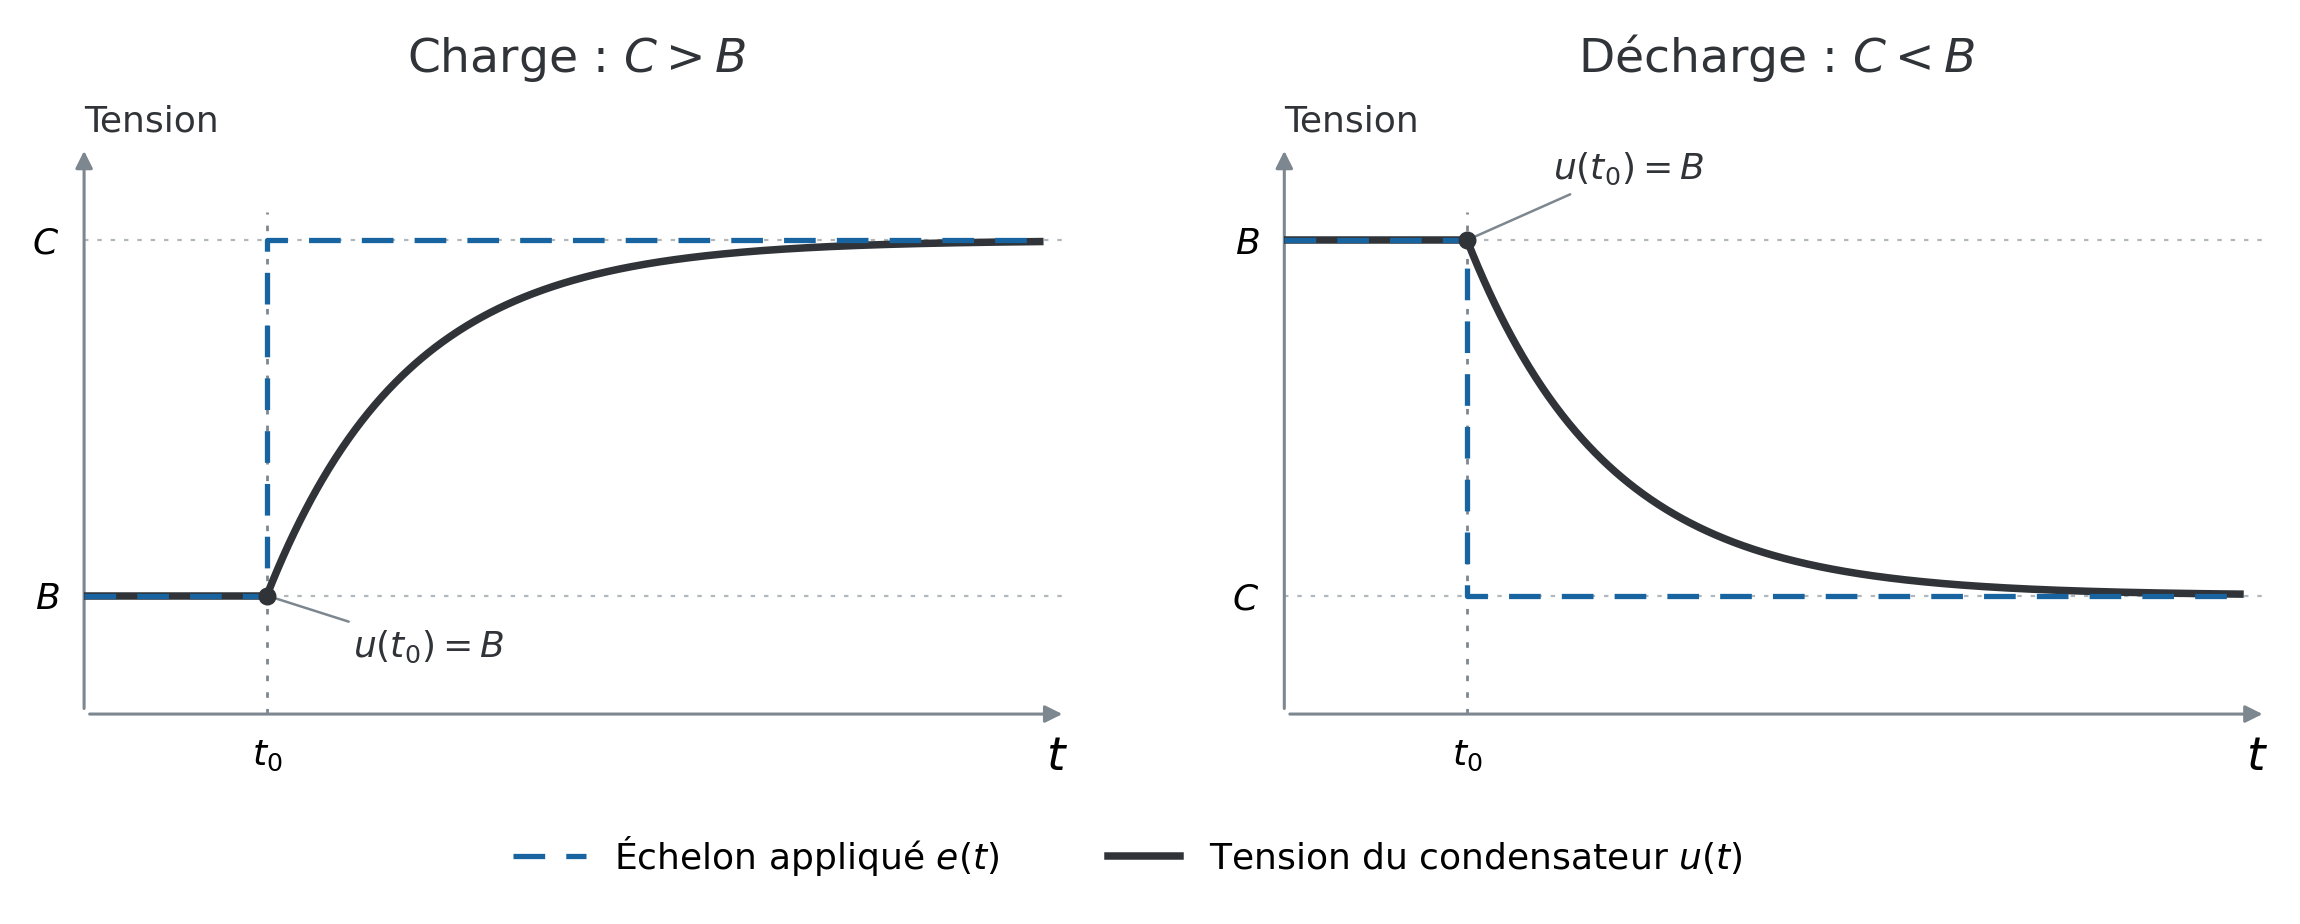

This chart was generated by the following Python code:
"""Échelon de tension et réponse RC, en charge et en décharge."""
from pathlib import Path
import os
os.environ.setdefault('MPLCONFIGDIR', '/tmp/matplotlib-rcmes')
import numpy as np
import matplotlib
matplotlib.use('Agg')
import matplotlib.pyplot as plt
from matplotlib.lines import Line2D

out = Path(__file__).resolve().parent
plt.rcParams.update({'font.family': 'DejaVu Sans', 'font.size': 13})
fig, axes = plt.subplots(1, 2, figsize=(12, 4.9))
fig.subplots_adjust(left=.065, right=.975, bottom=.23, top=.82, wspace=.22)
ink, blue, grey = '#303438', '#1764a0', '#7d8790'
t0, tau = 0., 1.
for ax, B, C, title in zip(axes, [.25, 1.], [1., .25],
                         ['Charge : $C>B$', 'Décharge : $C<B$']):
    ax.set_xlim(-1.3, 5.7)
    ax.set_ylim(0, 1.22)
    ax.spines[:].set_visible(False)
    ax.set_xticks([t0], [r'$t_0$'])
    ax.set_yticks([B, C], [r'$B$', r'$C$'])
    ax.tick_params(length=0, pad=9)
    ax.set_title(title, fontsize=17, pad=23, color=ink)
    for end in [(5.7, 0), (-1.3, 1.2)]:
        ax.annotate('', xy=end, xytext=(-1.3, 0),
                    arrowprops=dict(arrowstyle='-|>', color=grey, lw=1.1),
                    annotation_clip=False)
    ax.text(5.7, -.045, r'$t$', ha='right', va='top', fontsize=17)
    ax.text(-1.3, 1.23, 'Tension', ha='left', fontsize=13, color=ink)
    for level in [B, C]:
        ax.axhline(level, color=grey, lw=.8, ls=(0, (2, 4)), alpha=.6)
    ax.plot([t0, t0], [0, 1.06], color=grey, lw=1, ls=(0, (2, 4)))
    # La réponse continue se superpose à l'entrée avant l'échelon.
    ax.plot([-1.3, t0], [B, B], color=ink, lw=2.7, zorder=3)
    t = np.linspace(t0, 5.5, 700)
    u = C + (B-C)*np.exp(-(t-t0)/tau)
    ax.plot(t, u, color=ink, lw=2.7, zorder=4)
    ax.plot([-1.3, t0, t0, 5.5], [B, B, C, C], color=blue,
            lw=1.9, ls=(0, (6, 4)), zorder=5)
    ax.scatter([t0], [B], color=ink, s=30, zorder=6)
    # L'annotation souligne la continuité sans masquer les courbes.
    ax.annotate(r'$u(t_0)=B$', xy=(t0, B),
                xytext=(1.15, .12 if C>B else 1.13),
                color=ink, fontsize=13, ha='center',
                arrowprops=dict(arrowstyle='-', lw=.9, color=grey))

fig.legend([Line2D([], [], color=blue, lw=1.9, ls=(0, (6, 4))),
            Line2D([], [], color=ink, lw=2.7)],
           [r'Échelon appliqué $e(t)$', r'Tension du condensateur $u(t)$'],
           loc='lower center', bbox_to_anchor=(.5, .03), ncol=2,
           frameon=False, columnspacing=3)
for ext in ('svg', 'png'):
    fig.savefig(out / f'{Path(__file__).stem}.{ext}', dpi=200,
                bbox_inches='tight', pad_inches=.16, facecolor='white')
plt.close(fig)
